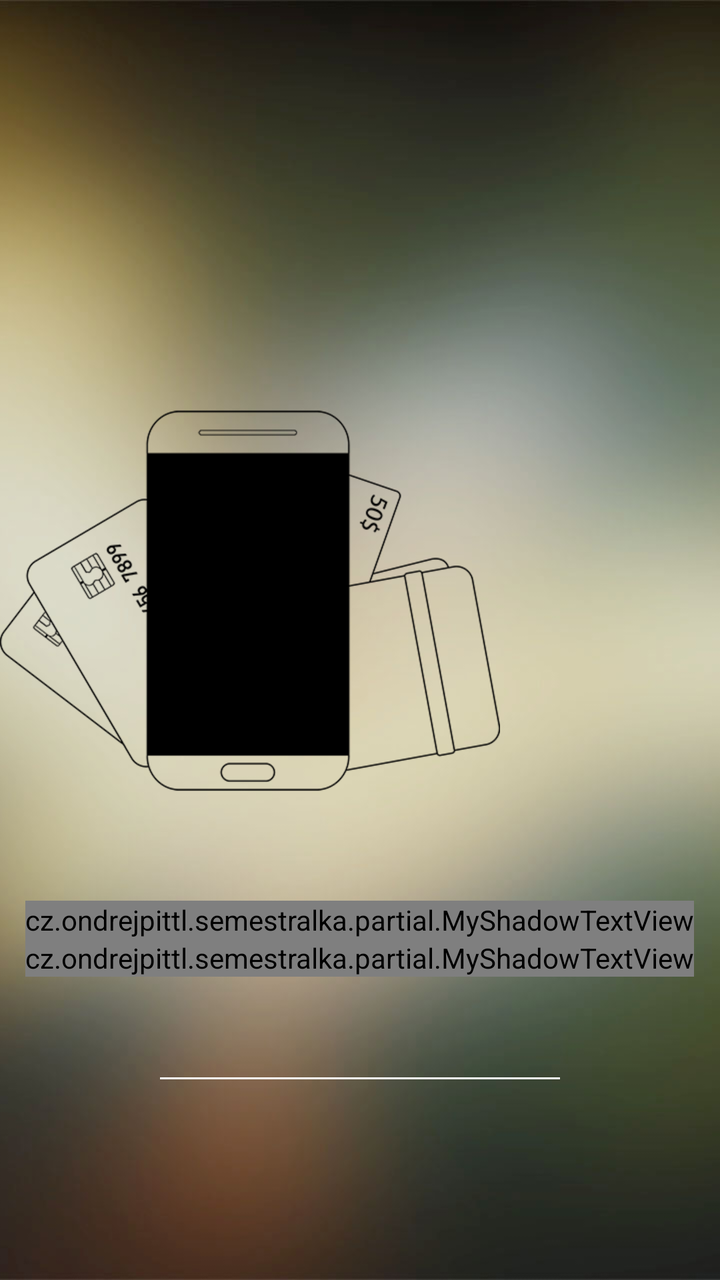
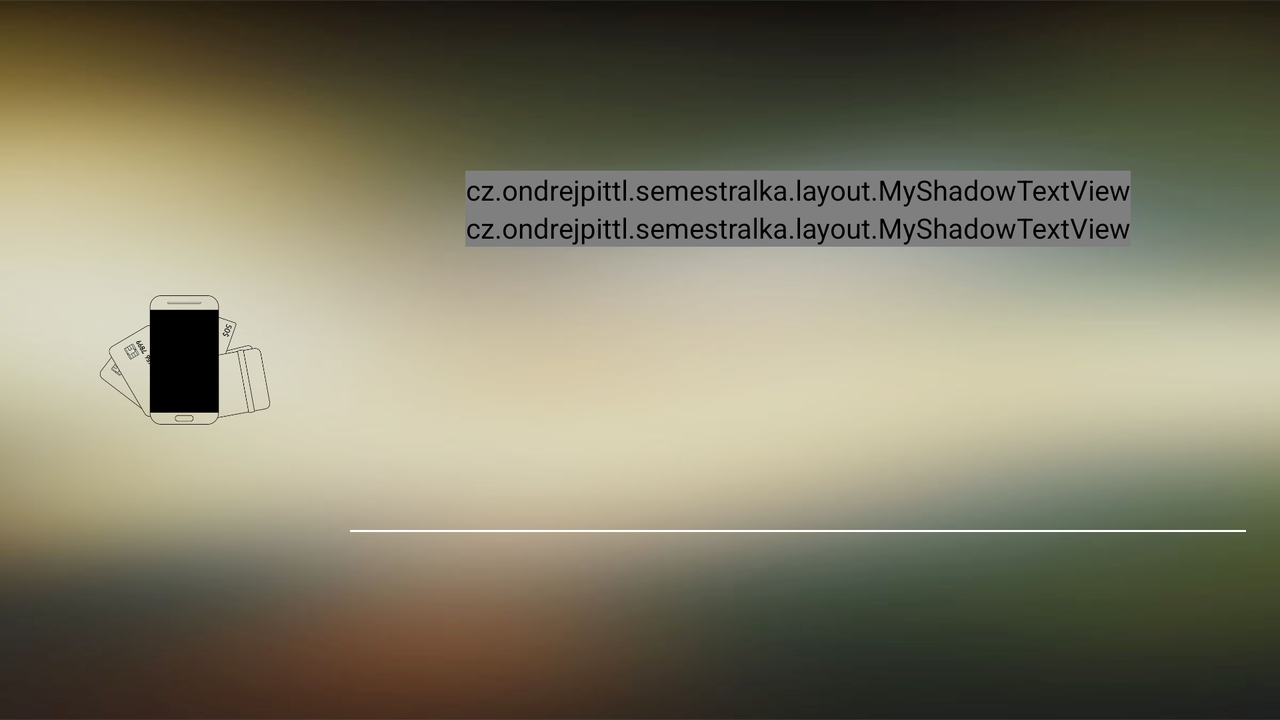

Compare how this app lays out the same screen by default and in its alternative resource folder. The renders come first, then the two layout files and the values they reference.
<!-- AndroidManifest.xml: application theme AppTheme -->
<!-- res/layout/content_welcome.xml -->
<?xml version="1.0" encoding="utf-8"?>
<FrameLayout xmlns:android="http://schemas.android.com/apk/res/android"
    xmlns:app="http://schemas.android.com/apk/res-auto"
    xmlns:tools="http://schemas.android.com/tools"

    android:id="@+id/welcomeActivityFirstTime"
    android:layout_width="match_parent"
    android:layout_height="match_parent"

    app:layout_behavior="@string/appbar_scrolling_view_behavior"
    tools:context="cz.ondrejpittl.semestralka.WelcomeActivity"
    tools:showIn="@layout/activity_welcome">

    <ImageView
        android:layout_width="wrap_content"
        android:layout_height="wrap_content"
        android:id="@+id/imgViewBG"
        android:layout_gravity="center"
        android:cropToPadding="false"
        android:scaleType = "centerCrop"
        android:src="@drawable/bg" />

    <LinearLayout
        android:orientation="vertical"
        android:layout_width="match_parent"
        android:layout_height="match_parent"
        android:layout_gravity="center">

        <LinearLayout
            android:orientation="horizontal"
            android:layout_width="match_parent"
            android:layout_height="wrap_content"
            android:layout_gravity="center_horizontal"
            android:layout_weight="2">

            <ImageView
                android:layout_width="wrap_content"
                android:layout_height="200dp"
                android:id="@+id/imgView_logo"
                android:src="@drawable/logo"
                android:layout_gravity="center|bottom" />
        </LinearLayout>

        <LinearLayout
            android:orientation="horizontal"
            android:layout_width="match_parent"
            android:layout_height="wrap_content"
            android:layout_gravity="center_horizontal"
            android:layout_weight="1">

            <LinearLayout
                android:orientation="vertical"
                android:layout_width="fill_parent"
                android:layout_height="wrap_content"
                android:layout_gravity="center"
                android:layout_weight="1">

                <cz.ondrejpittl.semestralka.partial.MyShadowTextView
                    android:id="@+id/txtView_hello"
                    android:text="@string/loginHello"
                    android:layout_width="wrap_content"
                    android:layout_height="wrap_content"
                    android:layout_gravity="center_horizontal"
                    android:textColor="#ffffff"
                    android:textSize="40dp" />

                <cz.ondrejpittl.semestralka.partial.MyShadowTextView
                    android:id="@+id/txtView_firstTime"
                    android:text="@string/loginFirstTime"
                    android:layout_width="wrap_content"
                    android:layout_height="wrap_content"
                    android:layout_gravity="center_horizontal"
                    android:textColor="#ffffff"
                    android:textSize="20dp" />



            </LinearLayout>
        </LinearLayout>

        <LinearLayout
            android:orientation="vertical"
            android:layout_width="match_parent"
            android:layout_height="wrap_content"
            android:layout_weight="1"
            android:weightSum="1">

            <LinearLayout
                android:orientation="vertical"
                android:layout_width="200dp"
                android:layout_height="wrap_content"
                android:layout_gravity="center_horizontal">


                <FrameLayout
                    android:layout_width="match_parent"
                    android:layout_height="wrap_content"
                    android:id="@+id/welcomeUpperControlWrapper">


                </FrameLayout>

                <View
                    android:id="@+id/viewLine"
                    android:layout_width="match_parent"
                    android:layout_height="1dp"
                    android:layout_below="@+id/welcomeUpperControlWrapper"
                    android:background="@android:color/white"/>



                <FrameLayout
                    android:layout_width="match_parent"
                    android:layout_height="wrap_content"
                    android:id="@+id/welcomeLowerControlWrapper"
                    android:layout_below="@+id/viewLine">

                </FrameLayout>



            </LinearLayout>
        </LinearLayout>

    </LinearLayout>


</FrameLayout>
<!-- res/layout/activity_welcome.xml (included above) -->
<?xml version="1.0" encoding="utf-8"?>
<android.support.design.widget.CoordinatorLayout xmlns:android="http://schemas.android.com/apk/res/android"
    xmlns:tools="http://schemas.android.com/tools"
    android:layout_width="match_parent"
    android:layout_height="match_parent"
    android:fitsSystemWindows="true"
    tools:context="cz.ondrejpittl.semestralka.WelcomeActivity">

    


    <include layout="@layout/content_welcome" />

    

    </android.support.design.widget.CoordinatorLayout>
<!-- resources referenced by this layout -->
<resources>
  <!-- drawable bg: jpg bitmap (drawable, 83298 bytes) -->
  <!-- drawable logo: png bitmap (drawable, 47568 bytes) -->
  <string name="loginFirstTime">First time here right?</string>
  <string name="loginHello">Hello!</string>
  <style name="AppTheme" parent="Theme.AppCompat.Light.DarkActionBar">
          
          <item name="colorPrimary">@color/colorPrimary</item>
          <item name="colorPrimaryDark">@color/colorPrimaryDark</item>
          <item name="colorAccent">@color/colorAccent</item>
      </style>
  <color name="colorPrimary">#000</color>
  <color name="colorPrimaryDark">#000</color>
  <color name="colorAccent">#000</color>
</resources>
<!-- res/layout-land/content_welcome.xml (the repository's variant of the layout above) -->
<!-- drawn on the phone turned sideways -->
<?xml version="1.0" encoding="utf-8"?>
<FrameLayout xmlns:android="http://schemas.android.com/apk/res/android"
    android:orientation="vertical" android:layout_width="match_parent"
    android:layout_height="match_parent">

    <ImageView
        android:layout_width="match_parent"
        android:layout_height="match_parent"
        android:id="@+id/imgViewBG"
        android:layout_gravity="center"
        android:cropToPadding="false"
        android:scaleType = "fitXY"
        android:src="@drawable/bg1"
        android:contentDescription="@string/lbl_background_image" />

    <LinearLayout
        android:orientation="horizontal"
        android:layout_width="match_parent"
        android:layout_height="match_parent"
        android:layout_gravity="center"
        android:padding="10dp">

        <LinearLayout
            android:orientation="vertical"
            android:layout_width="wrap_content"
            android:layout_height="fill_parent"
            android:layout_gravity="center_vertical|left"
            android:layout_weight="2">

            <LinearLayout
                android:orientation="vertical"
                android:layout_width="match_parent"
                android:layout_height="wrap_content"
                android:layout_weight="2"
                android:padding="40dp">

                <ImageView
                    android:layout_width="fill_parent"
                    android:layout_height="wrap_content"
                    android:id="@+id/imgView_logo"
                    android:src="@drawable/logo"
                    android:layout_weight="2"
                    android:layout_gravity="center" />
            </LinearLayout>

        </LinearLayout>

        <LinearLayout
            android:orientation="vertical"
            android:layout_width="match_parent"
            android:layout_height="fill_parent"
            android:layout_weight="2"
            android:paddingRight="7dp">

            <RelativeLayout
                android:layout_width="match_parent"
                android:layout_height="match_parent"
                android:layout_weight="1">

                <cz.ondrejpittl.semestralka.layout.MyShadowTextView
                    android:id="@+id/txtView_hello"
                    android:text="@string/loginHello"
                    android:layout_width="wrap_content"
                    android:layout_height="wrap_content"
                    android:layout_gravity="center_horizontal"
                    android:textColor="#ffffff"
                    android:textSize="40dp"
                    android:layout_centerVertical="true"
                    android:layout_centerHorizontal="true" />

                <cz.ondrejpittl.semestralka.layout.MyShadowTextView
                    android:id="@+id/txtView_firstTime"
                    android:text="@string/loginFirstTime"
                    android:layout_width="wrap_content"
                    android:layout_height="wrap_content"
                    android:layout_gravity="center_horizontal"
                    android:textColor="#ffffff"
                    android:textSize="20dp"
                    android:layout_below="@+id/txtView_hello"
                    android:layout_centerHorizontal="true" />

            </RelativeLayout>

            <RelativeLayout
                android:layout_width="match_parent"
                android:layout_height="match_parent"
                android:layout_weight="1">

                <FrameLayout
                    android:layout_width="match_parent"
                    android:layout_height="wrap_content"
                    android:id="@+id/welcomeUpperControlWrapper"

                    android:layout_centerVertical="true"
                    android:layout_alignParentLeft="true"
                    android:layout_alignParentStart="true">

                </FrameLayout>

                <View
                    android:id="@+id/viewLine"
                    android:layout_width="match_parent"
                    android:layout_height="1dp"
                    android:layout_below="@+id/welcomeUpperControlWrapper"
                    android:background="@android:color/white"/>


                <FrameLayout
                    android:layout_width="match_parent"
                    android:layout_height="wrap_content"
                    android:id="@+id/welcomeLowerControlWrapper"
                    android:layout_below="@+id/viewLine">

                </FrameLayout>



            </RelativeLayout>

        </LinearLayout>

    </LinearLayout>

</FrameLayout>
<!-- resources referenced by the variant -->
<!-- as the phone turned sideways resolves them -->
<resources>
  <!-- drawable bg1: jpg bitmap (drawable-mdpi, 30558 bytes) -->
  <!-- drawable logo: png bitmap (drawable, 47568 bytes) -->
  <string name="lbl_background_image">background_image</string>
  <string name="loginFirstTime">First time here right?</string>
  <string name="loginHello">Hello!</string>
  <style name="AppTheme" parent="Theme.AppCompat.Light.DarkActionBar">
          
          <item name="colorPrimary">@color/colorPrimary</item>
          <item name="colorPrimaryDark">@color/colorPrimaryDark</item>
          <item name="colorAccent">@color/colorAccent</item>
      </style>
  <color name="colorPrimary">#000</color>
  <color name="colorPrimaryDark">#000</color>
  <color name="colorAccent">#000</color>
</resources>
